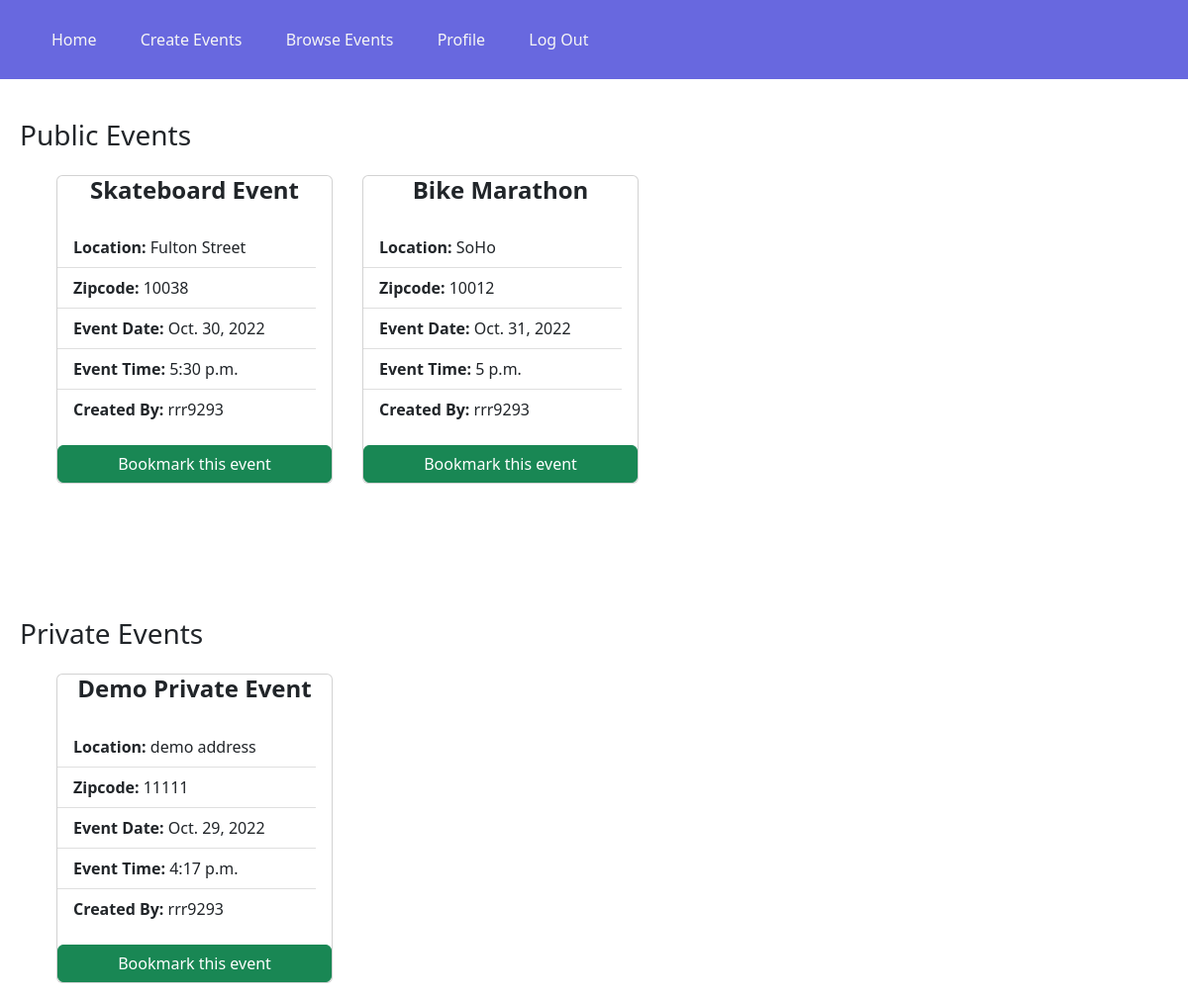
/browse_events (signed in), run on the app's committed database.
### bikingapp/models.py (models this page shows, shortened)
class Event(models.Model):
    title          = models.CharField     (max_length = 50)
    location       = models.CharField     (max_length = 200)
    borough        = models.CharField     (max_length = 20, choices=[("manhattan","Manhattan"),("queens","Queens"),("bronx","Bronx"),("staten island","Staten Island"),("brooklyn","Brooklyn")], default="Manhattan")
    date           = models.DateField     (default=timezone.now)
    time           = models.TimeField     (default=timezone.now)
    date_created   = models.DateTimeField (default=timezone.now)
    event_type     = models.CharField     (max_length = 200, choices=[("public","Public"),("private","Private")], default="Public")
    description    = models.CharField     (max_length = 500)
    created_by     = models.CharField     (max_length = 100)
    zipcode        = models.CharField     (max_length = 5,null=True)
    state          = models.CharField     (max_length = 10, default = 'New York')

### bikingapp/views.py (the view)
# urls.py: path('browse_events', views.browse_events),
def browse_events(request):
    obj_private = models.Event.objects.order_by('id').filter(event_type='private')
    obj_public = models.Event.objects.order_by('id').filter(event_type='public')
    print("user",request.user)
    if request.user.is_anonymous:
        context= {'obj1' : obj_private, 'obj2' : obj_public}
    else:
        bookmarked_events = models.BookmarkEvent.objects.filter(user= request.user).values_list("event",flat = True)
        context= {'obj1' : obj_private, 'obj2' : obj_public,'bookmarked_events':bookmarked_events}
    print("outside if")
    return render(request, 'browse_events.html', context)

### bikingapp/templates/browse_events.html (shortened to what this page needs)
{% extends 'base.html' %}
    {% load static %}
    {% block content %}
    <div style="margin-top: 120px">
        <div style="display: flex;justify-content: space-between;">
            <h3 style="margin-left: 20px;">Public Events</h3>
        </div>
        <div class="container d-flex flex-wrap align-items-center space-between">
            {% for obj in obj2 %}
            <div class="card" style="margin: 15px; z-index: 99; max-width: 25%; min-width: 25%;">
                <h4 class="card-title" style="text-align: center; text-transform: capitalize;"><b>{{obj.title}}</b></h4>
                <a href="/events/{{obj.id}}" style="text-decoration: none; color: black;">
                    <ul class="card-body list-group list-group-flush">
                        <li class="list-group-item"><b>Location:</b> {{obj.location}}</li>
                        <li class="list-group-item"><b>Zipcode:</b> {{obj.zipcode}}</li>
                        <li class="list-group-item"><b>Event Date:</b> {{obj.date}}</li>
                        <li class="list-group-item"><b>Event Time:</b> {{obj.time}}</li>
                        <li class="list-group-item"><b>Created By:</b> {{obj.created_by}}</li>
                    </ul>
                </a>
                {% if bookmarked_events is not None %}
                {% if obj.id not in bookmarked_events %}
                <button data-event="{{obj.id}}" data-action="bookmark"
                    class="btn btn-success add-btn event-bookmark">Bookmark this event</button>
                {% else%}
                <button data-event="{{obj.id}}" data-action="unbookmark"
                    class="btn btn-danger add-btn event-bookmark">Unbookmark</button>
                {% endif %}
                {% else %}
                <a href="/accounts/login" class="btn btn-secondary">Login to Bookmark this event</a>
                {% endif %}
            </div>
            {% endfor %}
        </div>
    </div>
    {% if bookmarked_events is not None %}
    <div style="margin-top: 120px">
        <div style="display: flex;justify-content: space-between;">
            <h3 style="margin-left: 20px;">Private Events</h3>
        </div>
        <div class="container d-flex flex-wrap align-items-center space-between">
            {% for obj in obj1 %}
            <div class="card card1 custom" style="margin: 15px; z-index: 99; max-width: 25%; min-width: 25%;">
                <h4 class="card-title" style="text-align: center; text-transform: capitalize;"><b>{{obj.title}}</b></h4>
                <a href="/events/{{obj.id}}" style="text-decoration: none; color: black;">
                    <ul class="card-body list-group list-group-flush">
                        <li class="list-group-item"><b>Location:</b> {{obj.location}}</li>
                        <li class="list-group-item"><b>Zipcode:</b> {{obj.zipcode}}</li>
                        <li class="list-group-item"><b>Event Date:</b> {{obj.date}}</li>
                        <li class="list-group-item"><b>Event Time:</b> {{obj.time}}</li>
                        <li class="list-group-item"><b>Created By:</b> {{obj.created_by}}</li>
                    </ul>
                </a>
                {% if obj.id not in bookmarked_events %}
                <button data-event="{{obj.id}}" data-action="bookmark"
                    class="btn btn-success add-btn event-bookmark">Bookmark this
                    event</button>
                {% else%}
                <button data-event="{{obj.id}}" data-action="unbookmark"
                    class="btn btn-danger add-btn event-bookmark">Unbookmark</button>
                {% endif %}
            </div>
            {% endfor %}
        </div>
    </div>
    {% endif %}
    {% endblock content %}

### data on the page
Event: title "Skateboard Event", location "Fulton Street", zipcode "10038", date "Oct. 30, 2022", time "5:30 p.m.", created_by "rrr9293"
Event: title "Bike Marathon", location "SoHo", zipcode "10012", date "Oct. 31, 2022", time "5 p.m.", created_by "rrr9293"
Event: title "Demo Private Event", location "demo address", zipcode "11111", date "Oct. 29, 2022", time "4:17 p.m.", created_by "rrr9293"
